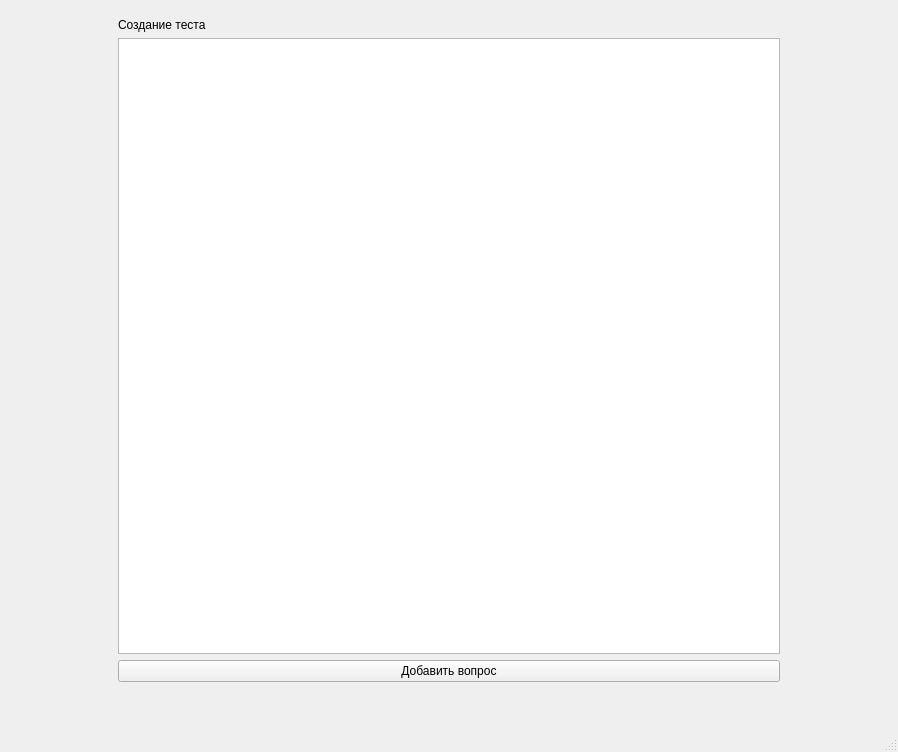
<?xml version="1.0" encoding="UTF-8"?>
<ui version="4.0">
 <class>MainWindow</class>
 <widget class="QMainWindow" name="MainWindow">
  <property name="geometry">
   <rect>
    <x>0</x>
    <y>0</y>
    <width>898</width>
    <height>752</height>
   </rect>
  </property>
  <property name="windowTitle">
   <string>MainWindow</string>
  </property>
  <widget class="QWidget" name="centralwidget">
   <layout class="QHBoxLayout" name="horizontalLayout">
    <item>
     <widget class="QWidget" name="widget" native="true">
      <layout class="QGridLayout" name="gridLayout">
       <item row="0" column="0">
        <layout class="QVBoxLayout" name="verticalLayout">
         <property name="leftMargin">
          <number>100</number>
         </property>
         <property name="rightMargin">
          <number>100</number>
         </property>
         <property name="bottomMargin">
          <number>30</number>
         </property>
         <item>
          <widget class="QLabel" name="label">
           <property name="text">
            <string>Создание теста</string>
           </property>
          </widget>
         </item>
         <item>
          <widget class="QTableWidget" name="table"/>
         </item>
         <item>
          <widget class="QPushButton" name="add_bnt">
           <property name="text">
            <string>Добавить вопрос</string>
           </property>
          </widget>
         </item>
        </layout>
       </item>
      </layout>
     </widget>
    </item>
   </layout>
  </widget>
  <widget class="QMenuBar" name="menubar">
   <property name="geometry">
    <rect>
     <x>0</x>
     <y>0</y>
     <width>898</width>
     <height>21</height>
    </rect>
   </property>
  </widget>
  <widget class="QStatusBar" name="statusbar"/>
 </widget>
 <resources/>
 <connections/>
</ui>
